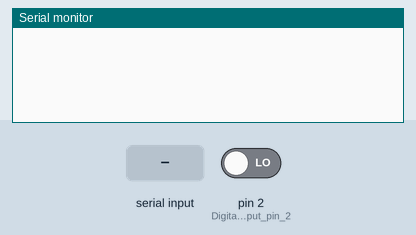
Recording of a sketch running on a simulated Arduino Uno, built with avr-gcc and run on an emulated ATmega328P. On the bench: the last lines printed to the serial monitor. Inputs (shaded band) come from the test bench; at power-on: pin 2 (Digital_input_pin_2) LOW.

Above: at 1.2 s.
1.3 s: "ws\n" received over Serial
At 1.9 s:
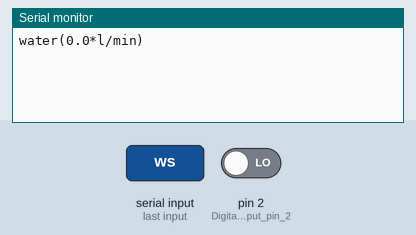
2.8 s: byte 10 ('\n') received over Serial
At 4.0 s:
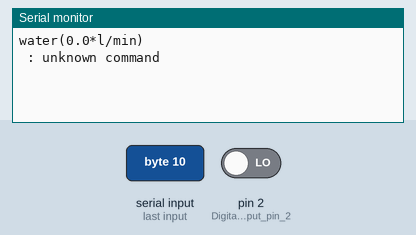
4.3 s: "gs\n" received over Serial
At 5.4 s:
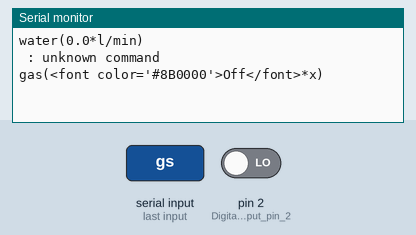
5.8 s: "rwater\n" received over Serial
At 6.5 s:
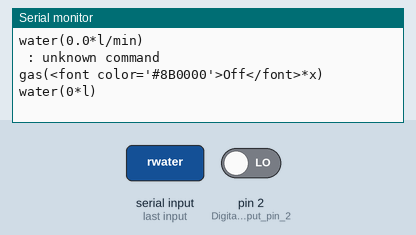
7.3 s: "rgas\n" received over Serial
At 7.7 s:
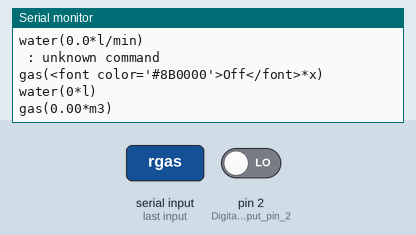
8.8 s: "wt\n" received over Serial
At 10.0 s:
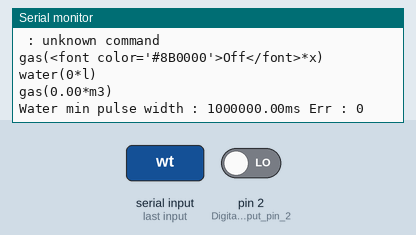

The sketch:

gaswater.ino
```cpp
/* 17/08/20 Louviaux Jean-Marc - meterN communication app example for gas and water pulses meters */

String inputString = ""; // Input String
char charVal[8]; // convert float to an array of char
String str_out = ""; // convert char values into string
String str_out2 = "";

// Counters
unsigned long Wcount = 0;
unsigned long Gcount = 0;
// Digitals inputs status
int Ginputstate = 0; // Current state of gas
int Gprevinputstate = 0; // Previous state
int Winputstate = 0; // Current state of water
int Wprevinputstate = 0;
// Keeping track of the timing
unsigned long Ghigh_time = 0;
unsigned long Glow_time = 0;
unsigned long Whigh_time = 0;
unsigned long Wlow_time = 0;

// Time between 2 pulses to calculate the water flow
unsigned long Wprevhigh_time = 0;
unsigned long Wpulse_time = 3600000;
// Meter live values and stats
unsigned long now = 0;
float gas = 0; // convert
float Wlive = 0;  // convert
String Gstat = "<font color='#8B0000'>Off</font>";

// Minimal pulse width
float Gtimer = 1000000;
float Wtimer = 1000000;
int Gerr = 0;
int Werr = 0;

void setup() {
  pinMode(0, INPUT); // Digital input pin 0. Gas meter
  pinMode(2, INPUT); // Digital input pin 2. Water meter
  Serial.begin(57600); // Really fast serial
}

void loop() {
  now = millis(); // up to 50days
  // Gas
  if (Gstat == "<font color='#228B22'>On</font>" && now - Glow_time > 30000) { // Clear gas meter state after 30secs
    Gstat = "<font color='#8B0000'>Off</font>";
  }
  // My gas meter is LOW on detection
  Ginputstate = digitalRead(0); // read the input pin
  if (Ginputstate != Gprevinputstate) { // Compare to its previous state
    now = millis();
    if (Ginputstate == LOW && now - Ghigh_time >= 1000) { // At least 1s between pulse
      Glow_time = now;
      Gstat = "<font color='#228B22'>On</font>";  // On
    }
    if (Ginputstate == HIGH && now - Glow_time > 300) { // min pulse width 300ms
      Ghigh_time = now;
      Gcount++;
    } else if (Ginputstate == HIGH && now - Glow_time < 300) {
      Gerr ++;
    }
    if ( Ghigh_time - Glow_time < Gtimer) { // pulse width
      Gtimer = Ghigh_time - Glow_time;
    }
  }
  Gprevinputstate = Ginputstate; // save the current state

  // Water
  Winputstate = digitalRead(2);
  if (Winputstate != Wprevinputstate) {
    now = millis();
    if (Winputstate == HIGH && now - Wlow_time >= 500 ) {  // At least 500ms between a liter, max 120 l/m
      Wprevhigh_time = Whigh_time;
      Whigh_time = now;
      Wpulse_time = Whigh_time - Wprevhigh_time;
    }
    if (Winputstate == LOW && now - Whigh_time > 50) { // min pulse width 50ms
      Wlow_time = now;
      Wcount ++;
    } else if (Winputstate == LOW && now - Whigh_time < 50) {
      Werr ++;
    }
    if (Wlow_time - Whigh_time < Wtimer) { // pulse width
      Wtimer = Wlow_time - Whigh_time;
    }
  }
  Wprevinputstate = Winputstate;

  if (Serial.available()) {
    char inChar = (char)Serial.read();
    if (inChar == '\n') {
      if (inputString == "ws") { // Water state
        if (now - Whigh_time > 10000) { // Clear water state after 10secs
          Serial.println("water(0*l/min)");
        } else { // liters per min from 6l/m (10sec)
          if (now - Whigh_time > Wpulse_time) {
            Wlive = 60000 / (now - Whigh_time);
            if (Wlive < 3) { // too low flow <3l/m
              Serial.println("water(~*l/min)");
            } else { // auto decrease
              dtostrf(Wlive , 4, 1, charVal);
              String str_out(charVal);
              str_out.trim();
              Serial.println("water(" + str_out + "*l/min)");
            }
          } else {
            Wlive = 60000 / (float) Wpulse_time;
            dtostrf(Wlive , 4, 1, charVal);
            String str_out(charVal);
            str_out.trim();
            Serial.println("water(" + str_out + "*l/min)");
          }
        }
      }
      else if (inputString == "gs") { // Gas state
        Serial.println("gas(" + Gstat + "*x)");
      }
      else if (inputString == "rwater") {
        String str_out = String(Wcount); // Ratio 1 pulse per liter
        Serial.println("water(" + str_out + "*l)");
        Wcount = 0;
      }
      else if (inputString == "rgas") {
        gas = (float)Gcount / 100; // Ratio 1 pulse per 1/100m3
        dtostrf(gas , 4, 2, charVal);
        String str_out(charVal);
        str_out.trim();
        Serial.println("gas(" + str_out + "*m3)");
        Gcount = 0;
      }
      else if (inputString == "wt") {
        String str_out = String(Wtimer);
        String str_out2 = String(Werr);
        Serial.println("Water min pulse width : " + str_out + "ms" + " Err : " + str_out2 + "\n");
        Werr = 0;
        Wtimer = 1000000;
      }
      else if (inputString == "gt") {
        String str_out = String(Gtimer);
        String str_out2 = String(Gerr);
        Serial.println("Gas min pulse width : " + str_out + "ms" + " Err : " + str_out2 + "\n");
        Gerr = 0;
        Gtimer = 1000000;
      }
      else {
        Serial.print(inputString);
        Serial.println(" : unknown command");
      }
      inputString = "";
    }
    else {
      if (inputString.length() < 10) { // Command limited to 10 chars
        inputString += inChar;
      }
    }
  }
}
```

Measured:
- after the input at 1.3 s, the serial monitor: prints a new line at once (image 1)
- after the input at 2.8 s, the serial monitor: prints a new line at once (image 2)
- after the input at 4.3 s, the serial monitor: prints a new line at once (image 3)
- after the input at 5.8 s, the serial monitor: prints a new line at once (image 4)
- after the input at 7.3 s, the serial monitor: prints a new line at once (image 5)
- after the input at 8.8 s, the serial monitor: prints a new line at once (image 6)
